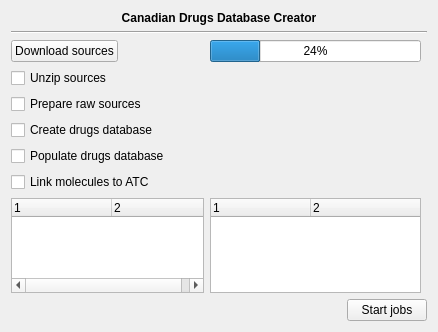
<?xml version="1.0" encoding="UTF-8"?>
<ui version="4.0">
 <class>DrugsDbCreator::CanadianDrugsDatabaseWidget</class>
 <widget class="QWidget" name="DrugsDbCreator::CanadianDrugsDatabaseWidget">
  <property name="geometry">
   <rect>
    <x>0</x>
    <y>0</y>
    <width>438</width>
    <height>332</height>
   </rect>
  </property>
  <property name="windowTitle">
   <string>Form</string>
  </property>
  <layout class="QGridLayout" name="gridLayout">
   <item row="0" column="0" colspan="4">
    <widget class="QLabel" name="label">
     <property name="font">
      <font>
       <weight>75</weight>
       <bold>true</bold>
      </font>
     </property>
     <property name="text">
      <string>Canadian Drugs Database Creator</string>
     </property>
     <property name="alignment">
      <set>Qt::AlignCenter</set>
     </property>
    </widget>
   </item>
   <item row="1" column="0" colspan="4">
    <widget class="Line" name="line">
     <property name="orientation">
      <enum>Qt::Horizontal</enum>
     </property>
    </widget>
   </item>
   <item row="3" column="0" colspan="4">
    <widget class="QCheckBox" name="unzip">
     <property name="text">
      <string>Unzip sources</string>
     </property>
    </widget>
   </item>
   <item row="4" column="0" colspan="4">
    <widget class="QCheckBox" name="prepare">
     <property name="text">
      <string>Prepare raw sources</string>
     </property>
    </widget>
   </item>
   <item row="5" column="0" colspan="4">
    <widget class="QCheckBox" name="createDb">
     <property name="text">
      <string>Create drugs database</string>
     </property>
    </widget>
   </item>
   <item row="7" column="0" colspan="4">
    <widget class="QCheckBox" name="linkMols">
     <property name="text">
      <string>Link molecules to ATC</string>
     </property>
    </widget>
   </item>
   <item row="11" column="0" colspan="4">
    <layout class="QHBoxLayout" name="horizontalLayout">
     <item>
      <spacer name="horizontalSpacer">
       <property name="orientation">
        <enum>Qt::Horizontal</enum>
       </property>
       <property name="sizeHint" stdset="0">
        <size>
         <width>40</width>
         <height>20</height>
        </size>
       </property>
      </spacer>
     </item>
     <item>
      <widget class="QPushButton" name="startJobs">
       <property name="text">
        <string>Start jobs</string>
       </property>
      </widget>
     </item>
    </layout>
   </item>
   <item row="8" column="2">
    <widget class="QTreeWidget" name="errors">
     <property name="toolTip">
      <string>ERRORS</string>
     </property>
     <property name="alternatingRowColors">
      <bool>true</bool>
     </property>
     <property name="columnCount">
      <number>2</number>
     </property>
     <attribute name="headerVisible">
      <bool>true</bool>
     </attribute>
     <column>
      <property name="text">
       <string notr="true">1</string>
      </property>
     </column>
     <column>
      <property name="text">
       <string notr="true">2</string>
      </property>
     </column>
    </widget>
   </item>
   <item row="8" column="0" colspan="2">
    <widget class="QTreeWidget" name="messages">
     <property name="toolTip">
      <string>MESSAGES</string>
     </property>
     <property name="alternatingRowColors">
      <bool>true</bool>
     </property>
     <property name="columnCount">
      <number>2</number>
     </property>
     <attribute name="headerVisible">
      <bool>true</bool>
     </attribute>
     <column>
      <property name="text">
       <string notr="true">1</string>
      </property>
     </column>
     <column>
      <property name="text">
       <string notr="true">2</string>
      </property>
     </column>
    </widget>
   </item>
   <item row="6" column="0" colspan="3">
    <widget class="QCheckBox" name="populate">
     <property name="text">
      <string>Populate drugs database</string>
     </property>
    </widget>
   </item>
   <item row="2" column="0">
    <widget class="QPushButton" name="download">
     <property name="text">
      <string>Download sources</string>
     </property>
    </widget>
   </item>
   <item row="2" column="2">
    <widget class="QProgressBar" name="progressBar">
     <property name="value">
      <number>24</number>
     </property>
    </widget>
   </item>
  </layout>
 </widget>
 <resources/>
 <connections/>
</ui>
